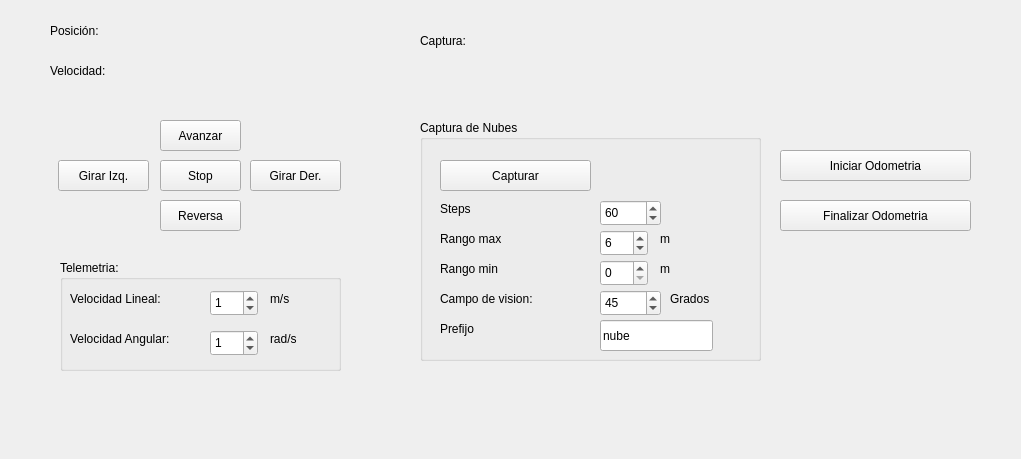
<?xml version="1.0" encoding="UTF-8"?>
<ui version="4.0">
 <class>Form</class>
 <widget class="QWidget" name="Form">
  <property name="geometry">
   <rect>
    <x>0</x>
    <y>0</y>
    <width>1021</width>
    <height>459</height>
   </rect>
  </property>
  <property name="windowTitle">
   <string>Form</string>
  </property>
  <widget class="QPushButton" name="avanzarPushButton">
   <property name="geometry">
    <rect>
     <x>160</x>
     <y>120</y>
     <width>81</width>
     <height>31</height>
    </rect>
   </property>
   <property name="text">
    <string>Avanzar</string>
   </property>
  </widget>
  <widget class="QPushButton" name="reversaPushButton">
   <property name="geometry">
    <rect>
     <x>160</x>
     <y>200</y>
     <width>81</width>
     <height>31</height>
    </rect>
   </property>
   <property name="text">
    <string>Reversa</string>
   </property>
  </widget>
  <widget class="QPushButton" name="izquierdaPushButton">
   <property name="geometry">
    <rect>
     <x>58</x>
     <y>160</y>
     <width>91</width>
     <height>31</height>
    </rect>
   </property>
   <property name="text">
    <string>Girar Izq.</string>
   </property>
  </widget>
  <widget class="QPushButton" name="derechaPushButton">
   <property name="geometry">
    <rect>
     <x>250</x>
     <y>160</y>
     <width>91</width>
     <height>31</height>
    </rect>
   </property>
   <property name="text">
    <string>Girar Der.</string>
   </property>
  </widget>
  <widget class="QPushButton" name="stopPushButton">
   <property name="geometry">
    <rect>
     <x>160</x>
     <y>160</y>
     <width>81</width>
     <height>31</height>
    </rect>
   </property>
   <property name="text">
    <string>Stop</string>
   </property>
  </widget>
  <widget class="QLabel" name="posicionLabel">
   <property name="geometry">
    <rect>
     <x>140</x>
     <y>20</y>
     <width>221</width>
     <height>21</height>
    </rect>
   </property>
   <property name="text">
    <string/>
   </property>
  </widget>
  <widget class="QLabel" name="velocidadLabel">
   <property name="geometry">
    <rect>
     <x>140</x>
     <y>60</y>
     <width>221</width>
     <height>21</height>
    </rect>
   </property>
   <property name="text">
    <string/>
   </property>
  </widget>
  <widget class="QGroupBox" name="groupBox">
   <property name="geometry">
    <rect>
     <x>420</x>
     <y>120</y>
     <width>341</width>
     <height>241</height>
    </rect>
   </property>
   <property name="title">
    <string>Captura de Nubes</string>
   </property>
   <widget class="QPushButton" name="capturarPushButton">
    <property name="geometry">
     <rect>
      <x>20</x>
      <y>40</y>
      <width>151</width>
      <height>31</height>
     </rect>
    </property>
    <property name="text">
     <string>Capturar</string>
    </property>
   </widget>
   <widget class="QLabel" name="label_22">
    <property name="geometry">
     <rect>
      <x>20</x>
      <y>110</y>
      <width>111</width>
      <height>17</height>
     </rect>
    </property>
    <property name="text">
     <string>Rango max</string>
    </property>
   </widget>
   <widget class="QLabel" name="label_21">
    <property name="geometry">
     <rect>
      <x>20</x>
      <y>200</y>
      <width>111</width>
      <height>17</height>
     </rect>
    </property>
    <property name="text">
     <string>Prefijo</string>
    </property>
   </widget>
   <widget class="QSpinBox" name="rangoMaxSpinBox">
    <property name="geometry">
     <rect>
      <x>180</x>
      <y>110</y>
      <width>48</width>
      <height>26</height>
     </rect>
    </property>
    <property name="minimum">
     <number>2</number>
    </property>
    <property name="maximum">
     <number>10</number>
    </property>
    <property name="singleStep">
     <number>1</number>
    </property>
    <property name="value">
     <number>6</number>
    </property>
   </widget>
   <widget class="QLineEdit" name="prefijoLineEdit">
    <property name="geometry">
     <rect>
      <x>180</x>
      <y>200</y>
      <width>113</width>
      <height>31</height>
     </rect>
    </property>
    <property name="text">
     <string>nube</string>
    </property>
   </widget>
   <widget class="QLabel" name="label_26">
    <property name="geometry">
     <rect>
      <x>20</x>
      <y>80</y>
      <width>151</width>
      <height>17</height>
     </rect>
    </property>
    <property name="text">
     <string>Steps</string>
    </property>
   </widget>
   <widget class="QLabel" name="label_24">
    <property name="geometry">
     <rect>
      <x>20</x>
      <y>140</y>
      <width>111</width>
      <height>17</height>
     </rect>
    </property>
    <property name="text">
     <string>Rango min</string>
    </property>
   </widget>
   <widget class="QSpinBox" name="rangoMinSpinBox">
    <property name="geometry">
     <rect>
      <x>180</x>
      <y>140</y>
      <width>48</width>
      <height>26</height>
     </rect>
    </property>
    <property name="minimum">
     <number>0</number>
    </property>
    <property name="maximum">
     <number>9</number>
    </property>
    <property name="singleStep">
     <number>1</number>
    </property>
    <property name="value">
     <number>0</number>
    </property>
   </widget>
   <widget class="QLabel" name="label_10">
    <property name="geometry">
     <rect>
      <x>240</x>
      <y>110</y>
      <width>41</width>
      <height>17</height>
     </rect>
    </property>
    <property name="text">
     <string>m</string>
    </property>
   </widget>
   <widget class="QLabel" name="label_11">
    <property name="geometry">
     <rect>
      <x>240</x>
      <y>140</y>
      <width>41</width>
      <height>17</height>
     </rect>
    </property>
    <property name="text">
     <string>m</string>
    </property>
   </widget>
   <widget class="QLabel" name="label_9">
    <property name="geometry">
     <rect>
      <x>250</x>
      <y>170</y>
      <width>67</width>
      <height>17</height>
     </rect>
    </property>
    <property name="text">
     <string>Grados</string>
    </property>
   </widget>
   <widget class="QLabel" name="label_23">
    <property name="geometry">
     <rect>
      <x>20</x>
      <y>170</y>
      <width>131</width>
      <height>17</height>
     </rect>
    </property>
    <property name="text">
     <string>Campo de vision:</string>
    </property>
   </widget>
   <widget class="QSpinBox" name="fovSpinBox">
    <property name="geometry">
     <rect>
      <x>180</x>
      <y>170</y>
      <width>61</width>
      <height>26</height>
     </rect>
    </property>
    <property name="minimum">
     <number>0</number>
    </property>
    <property name="maximum">
     <number>270</number>
    </property>
    <property name="singleStep">
     <number>15</number>
    </property>
    <property name="value">
     <number>45</number>
    </property>
   </widget>
   <widget class="QSpinBox" name="stepsSpinBox">
    <property name="geometry">
     <rect>
      <x>180</x>
      <y>80</y>
      <width>61</width>
      <height>26</height>
     </rect>
    </property>
    <property name="minimum">
     <number>0</number>
    </property>
    <property name="maximum">
     <number>270</number>
    </property>
    <property name="singleStep">
     <number>15</number>
    </property>
    <property name="value">
     <number>60</number>
    </property>
   </widget>
  </widget>
  <widget class="QLabel" name="logCapturaLabel">
   <property name="geometry">
    <rect>
     <x>460</x>
     <y>100</y>
     <width>491</width>
     <height>21</height>
    </rect>
   </property>
   <property name="text">
    <string/>
   </property>
  </widget>
  <widget class="QLabel" name="posicionLabel_3">
   <property name="geometry">
    <rect>
     <x>420</x>
     <y>30</y>
     <width>71</width>
     <height>21</height>
    </rect>
   </property>
   <property name="text">
    <string>Captura:</string>
   </property>
  </widget>
  <widget class="QLabel" name="posicionLabel_4">
   <property name="geometry">
    <rect>
     <x>50</x>
     <y>20</y>
     <width>81</width>
     <height>21</height>
    </rect>
   </property>
   <property name="text">
    <string>Posición:</string>
   </property>
  </widget>
  <widget class="QLabel" name="velocidadLabel_2">
   <property name="geometry">
    <rect>
     <x>50</x>
     <y>60</y>
     <width>81</width>
     <height>21</height>
    </rect>
   </property>
   <property name="text">
    <string>Velocidad:</string>
   </property>
  </widget>
  <widget class="QGroupBox" name="groupBox_2">
   <property name="geometry">
    <rect>
     <x>60</x>
     <y>260</y>
     <width>281</width>
     <height>111</height>
    </rect>
   </property>
   <property name="title">
    <string>Telemetria:</string>
   </property>
   <widget class="QLabel" name="label_13">
    <property name="geometry">
     <rect>
      <x>210</x>
      <y>70</y>
      <width>41</width>
      <height>17</height>
     </rect>
    </property>
    <property name="text">
     <string>rad/s</string>
    </property>
   </widget>
   <widget class="QSpinBox" name="velLineSpinBox">
    <property name="geometry">
     <rect>
      <x>150</x>
      <y>30</y>
      <width>48</width>
      <height>26</height>
     </rect>
    </property>
    <property name="maximum">
     <number>3</number>
    </property>
    <property name="singleStep">
     <number>1</number>
    </property>
    <property name="value">
     <number>1</number>
    </property>
   </widget>
   <widget class="QLabel" name="label_5">
    <property name="geometry">
     <rect>
      <x>10</x>
      <y>70</y>
      <width>131</width>
      <height>17</height>
     </rect>
    </property>
    <property name="text">
     <string>Velocidad Angular:</string>
    </property>
   </widget>
   <widget class="QLabel" name="label_4">
    <property name="geometry">
     <rect>
      <x>10</x>
      <y>30</y>
      <width>131</width>
      <height>17</height>
     </rect>
    </property>
    <property name="text">
     <string>Velocidad Lineal:</string>
    </property>
   </widget>
   <widget class="QLabel" name="label_12">
    <property name="geometry">
     <rect>
      <x>210</x>
      <y>30</y>
      <width>41</width>
      <height>17</height>
     </rect>
    </property>
    <property name="text">
     <string>m/s</string>
    </property>
   </widget>
   <widget class="QSpinBox" name="velAnguSpinBox">
    <property name="geometry">
     <rect>
      <x>150</x>
      <y>70</y>
      <width>48</width>
      <height>26</height>
     </rect>
    </property>
    <property name="maximum">
     <number>3</number>
    </property>
    <property name="singleStep">
     <number>1</number>
    </property>
    <property name="value">
     <number>1</number>
    </property>
   </widget>
  </widget>
  <widget class="QPushButton" name="iniciarOdomPushButton">
   <property name="geometry">
    <rect>
     <x>780</x>
     <y>150</y>
     <width>191</width>
     <height>31</height>
    </rect>
   </property>
   <property name="text">
    <string>Iniciar Odometria</string>
   </property>
  </widget>
  <widget class="QPushButton" name="finalizarOdomPushButton">
   <property name="geometry">
    <rect>
     <x>780</x>
     <y>200</y>
     <width>191</width>
     <height>31</height>
    </rect>
   </property>
   <property name="text">
    <string>Finalizar Odometria</string>
   </property>
  </widget>
 </widget>
 <resources/>
 <connections/>
</ui>
